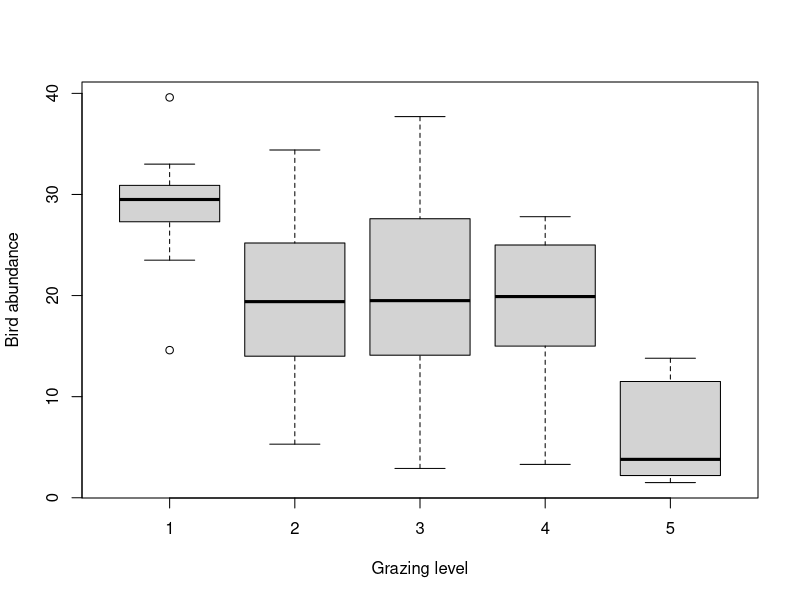
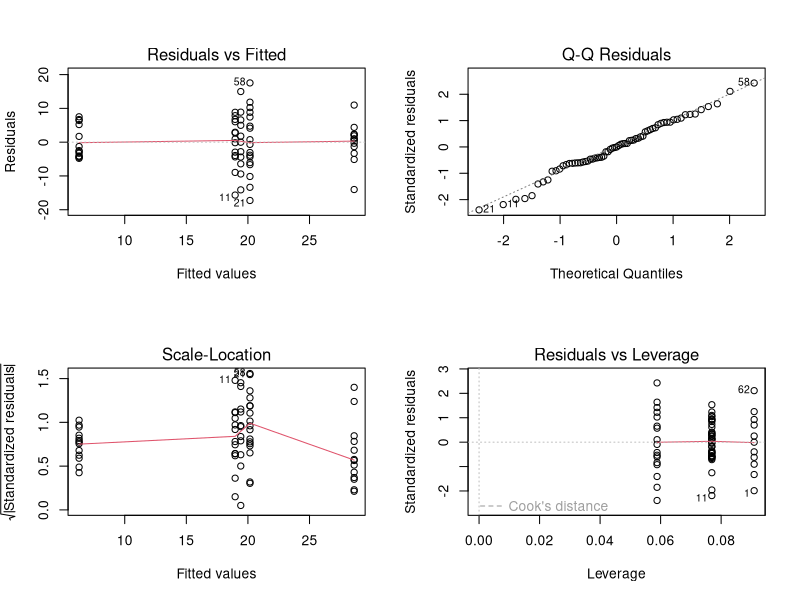
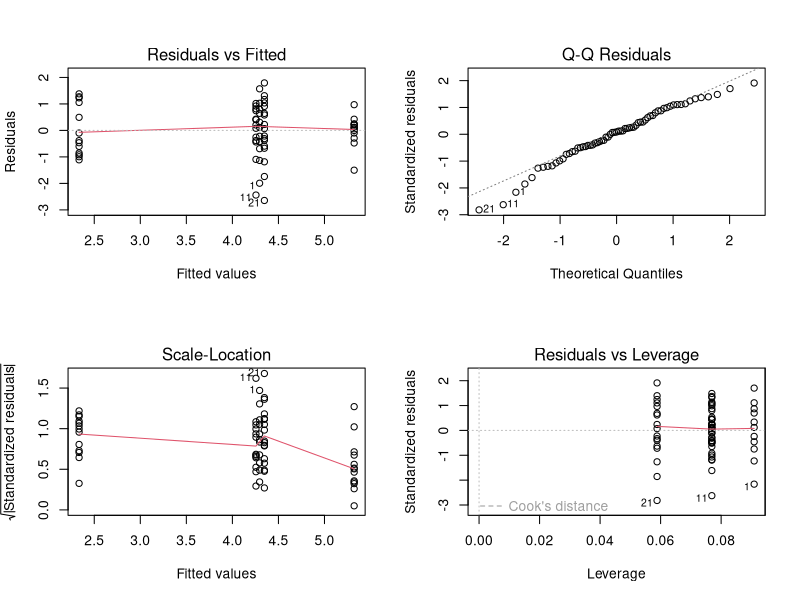
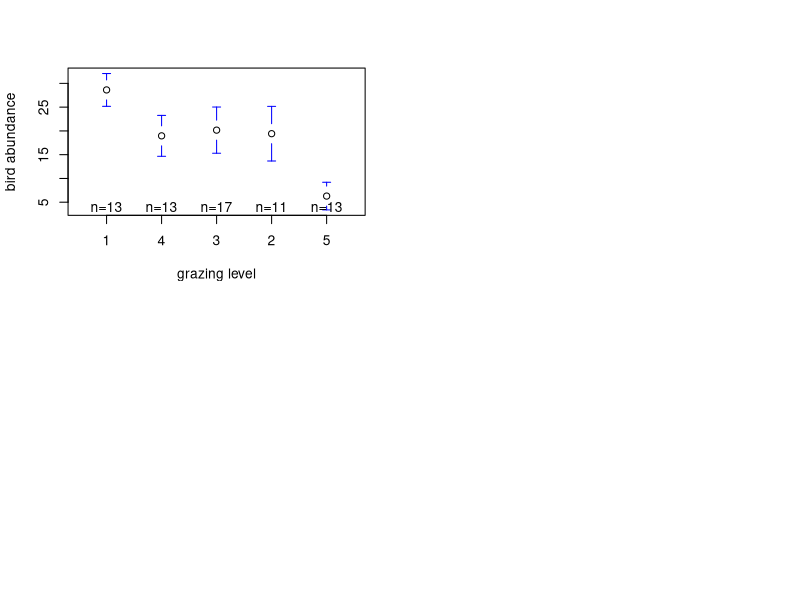
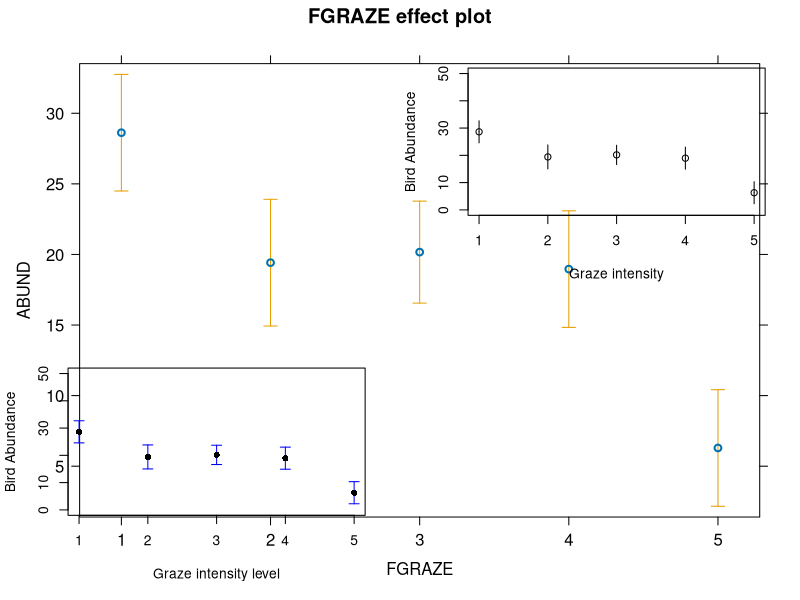
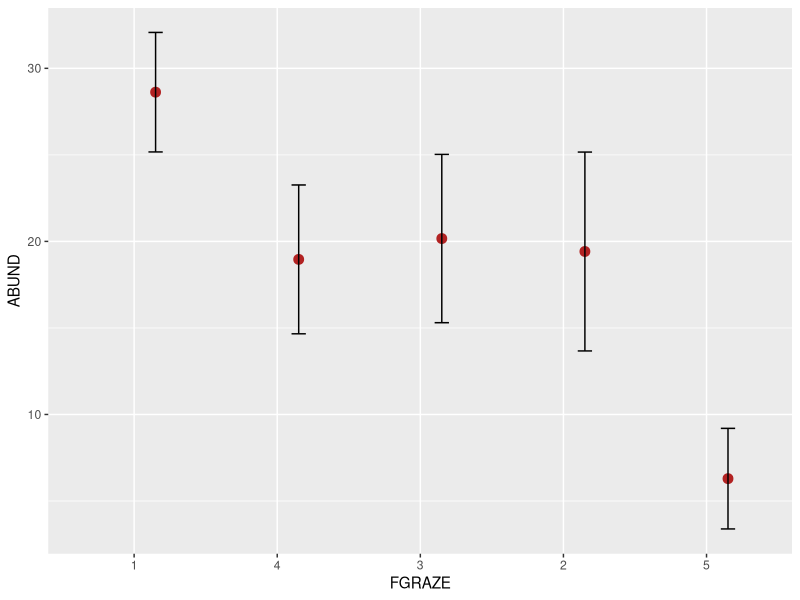
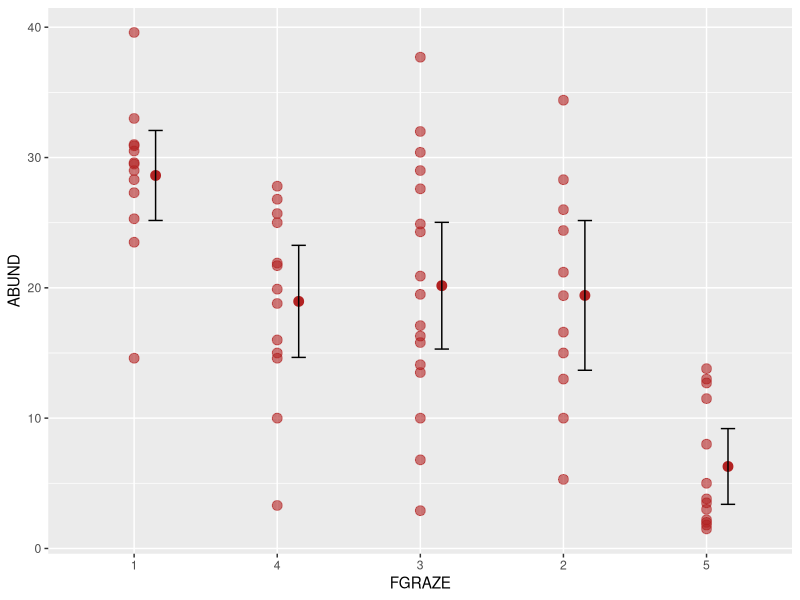

The R script that drew these images, in order:
## ---- chunk 1
knitr::opts_chunk$set(echo=TRUE, message = FALSE, warning = FALSE, eval = FALSE, cache = FALSE)
SOLUTIONS <- TRUE
## ---- chunk 2
loyn <- read.table("data/loyn.txt", header = TRUE, 
                   stringsAsFactors = TRUE)
str(loyn)
## ---- chunk 3
# create factor GRAZE as it was originally coded as an integer
loyn$FGRAZE <- factor(loyn$GRAZE)

# check this
class(loyn$FGRAZE)
## ---- chunk 4
boxplot(ABUND ~ FGRAZE, xlab = "Grazing level", ylab = "Bird abundance", data = loyn)

# mean bird abundance for each level of FGRAZE
tapply(loyn$ABUND, loyn$FGRAZE, mean, na.rm = TRUE)

# it looks from this plot and the table of means that the bird abundance is lowest for FGRAZE level 5 and 
# highest for level 1. The bird abundance for levels 2, 3 and 4 all look similar.
# so in terms of differences in ABUND between groups we might expect FGRAZE level 5 to be different from
# the other grazing intensity group and possibly FGRAZE level 1 to be different from graze level 2,3 and 4
# but this is not particularly clear. We might also expect there to be no differences between grazing 
# levels 2,3 and 4. 
## ---- chunk 5
birds_lm <- lm(ABUND ~ FGRAZE, data = loyn)
## ---- chunk 6
anova(birds_lm)

# null hypothesis : There is no difference in the mean bird abundance between the 
# five levels of grazing.
# the p value is very small therefore reject this null hypothesis. In other words
# there is a difference in the mean bird abundance between grazing intensity levels.

# for a report you might write something like:
# there was a significant difference in the mean abundance of birds between the five levels
# of grazing intensity (F_4,62 = 14.98, p < 0.0001)
## ---- chunk 7
summary(birds_lm)

# Here the intercept (baseline) is the mean abundance of birds for FGRAZE level 1.
# the null hypothesis for the intercept is that the intercept = 0.
# As the p value (p < 2e-16) is very small we reject this null hypothesis and conclude that the
# intercept is significantly different from 0. However, from a biological perspective this
# is not a particularly informative hypothesis to test.

# the remaining estimates are differences (contrasts) between each level and the 
# baseline. For example the FGRAZE2 estimate is - 9.2 and therefore there are 9.2 fewer 
# birds on average in graze level 2 compared to graze level 1. This difference is  
# significantly different from zero (p = 0.003). 

# The difference between graze level 3 (FGRAZE3) and graze level 1 (intercept) is 
# -8.45 (8.45 fewer birds in graze 3 compared to graze 1). This difference is significantly 
# different from 0 (p = 0.003) and therefore the mean abundance of birds in graze level 1 is
# significantly different from graze level 1.

# The difference between graze level 4 (FGRAZE4) and graze level 1 (intercept) is 
# -9.66 (9.66 fewer birds in graze 4 compared to graze 1). This difference is significantly 
# different from 0 (p = 0.001) and therefore the mean abundance of birds in graze level 1 is
# significantly different from graze level 4.

# The difference between graze level 5 (FGRAZE5) and graze level 1 (intercept) is 
# -22.33 (22.33 fewer birds in graze 5 compared to graze 1). This difference is significantly 
# different from 0 (p = 1.64e-10) and therefore the mean abundance of birds in graze level 1 is
# significantly different from graze level 5.
## ---- chunk 8
# Set FGRAZE level 2 to be the intercept

loyn$FGRAZE <- relevel(loyn$FGRAZE, ref = "2")
birds_lm2 <- lm(ABUND ~ FGRAZE, data = loyn)
summary(birds_lm2)

# The intercept is now FGRAZE level 2, we can now compare between levels '2 and 3', '2 and 4', and '2 and 5'
# Also note that the rest of the model output (R^2, F, DF etc) is the same as the previous model (i.e. its 
# the same model we have just changed the intercept and therefore the contrasts).

loyn$FGRAZE <- relevel(loyn$FGRAZE, ref = "3")
birds_lm3 <- lm(ABUND ~ FGRAZE, data = loyn)
summary(birds_lm3)

# The intercept is now FGRAZE level 3, we can now compare between levels '3 and 4', 'and 3 and 5'

loyn$FGRAZE <- relevel(loyn$FGRAZE, ref = "4")
birds_lm4 <- lm(ABUND ~ FGRAZE, data = loyn)
summary(birds_lm4)

# The intercept is now FGRAZE level 4, we can now compare between levels '4 and 5'
## ---- chunk 9
# The multiple R-squared value is 0.491 and therefore 49.1% of
# the variation in ABUND is explained by FGRAZE
## ---- chunk 10
# first split the plotting device into 2 rows and 2 columns
par(mfrow = c(2,2))

# now create the residuals plots
plot(birds_lm)

# To test the normality of residuals assumption we use the Normal Q-Q plot. Although the majority of the residuals 
# lie along the 1:1 line there are five residuals which are all below the line resulting in reasonably substantial 
# negative residuals. This suggest that the model does not fit these observation very well.

# Looking at the homogeneity of variance assumption (Residuals vs Fitted and Scale-Location plot) you can see the 
# five columns of residuals corresponding to the fitted values for the five grazing levels. Again, things don't look 
# great. The spread for the lower fitted values (left side of the plot) is much narrower when compared to the other groups.
# This suggests that the homogeneity of variance assumption is not met (i.e. the variances are not the same). The same cluster
# of negative residuals we spotted in the Normal Q-Q plot also appears in the Residuals vs Fitted plot suggesting that it is
# these residuals that are responsible.

# The only real good news is that there doesn't appear to be any influential or unusual residuals as indicated in the 
# Residuals vs Leverage plot.  

# So what to do? You could go back and check the original field notebook data to see if a
# transcribing mistake has been made (seems unlikely and you dont have this luxury anyway). 
# You could also try applying a transformation (log or square root) on the ABUND variable, refit the model and 
# see if this improves things. 
# for example 

loyn$ABUND.SQRT <- sqrt(loyn$ABUND)
birds_lm_sqrt <- lm(ABUND.SQRT ~ FGRAZE, data = loyn)
par(mfrow = c(2,2))
plot(birds_lm_sqrt)

# Sadly this doesn't seemed to have improved things!

# Or finally, you can relax the assumption of equal variance and estimate a separate variance for each group using 
# generalised least squares. This is not something we will do on this course but will cover in a more advanced statistics course!
## ---- chunk 11
# Using the gplots package, you may need to install this package first
# install.packages('gplots')

loyn$FGRAZE <- relevel(loyn$FGRAZE, ref = "1")
library(gplots)
plotmeans(ABUND ~ FGRAZE, xlab = "grazing level",
  ylab = "bird abundance", data = loyn, connect = FALSE)
## ---- chunk 12
# Using the effects package, you may need to install this package first
# install.packages('effects')

library(effects)
loyn_effects <- allEffects(birds_lm)
plot(loyn_effects,"FGRAZE", lty = 0)
## ---- chunk 13
# and finally using old faithful the predict function and base R graphics
# with the segments function

my_data <- data.frame(FGRAZE = c("1", "2", "3", "4", "5"))
pred_vals <- predict(birds_lm, newdata = my_data, se.fit = TRUE)

# now plot these values

plot(1:5, seq(0, 50, length=5), type = "n", xlab = "Graze intensity", ylab = "Bird Abundance")
points(1:5, pred_vals$fit)
segments(1:5, pred_vals$fit, 1:5, pred_vals$fit - 1.96 * pred_vals$se.fit)
segments(1:5, pred_vals$fit, 1:5, pred_vals$fit + 1.96 * pred_vals$se.fit)
## ---- chunk 14
# using old faithful the predict function and base R graphics 
# with the arrows function 

my_data <- data.frame(FGRAZE = c("1", "2", "3", "4", "5"))
pred_vals <- predict(birds_lm, newdata = my_data, se.fit = TRUE)

# now plot these values

plot(1:5, seq(0, 50, length=5), type = "n", xlab = "Graze intensity level", ylab = "Bird Abundance")
arrows(1:5, pred_vals$fit, 1:5, pred_vals$fit - 1.96 * pred_vals$se.fit,
    angle = 90, code = 2, length = 0.05, col = "blue")
arrows(1:5, pred_vals$fit, 1:5, pred_vals$fit + 1.96 * pred_vals$se.fit,
       angle = 90, code = 2, length = 0.05, col = "blue")
points(1:5, pred_vals$fit, pch = 16)
## ---- chunk 15
# or using the ggplot2 package
library(ggplot2) # make the functions in ggplot2 available


# This plot will plot the means for each level of FGRAZE 
# and also the 95% confidence intervals

ggplot(loyn, aes(x = FGRAZE, y = ABUND)) + 
  stat_summary(fun = mean, geom = "point", color = "firebrick",
        size = 3, position=position_nudge(x = 0.15)) +
  stat_summary(fun.data = mean_cl_normal, geom = "errorbar", 
        width = 0.1, position=position_nudge(x = 0.15))


# and as an added bonus, if you wanted to also plot the 
# raw data along with the means for FGRAZE

ggplot(loyn, aes(x = FGRAZE, y = ABUND)) + 
  geom_point(color = "firebrick", size = 3, alpha = 0.6) + 
  stat_summary(fun = mean, geom = "point", color = "firebrick",
        size = 3, position=position_nudge(x = 0.15)) +
  stat_summary(fun.data = mean_cl_normal, geom = "errorbar", 
        width = 0.1, position=position_nudge(x = 0.15))
